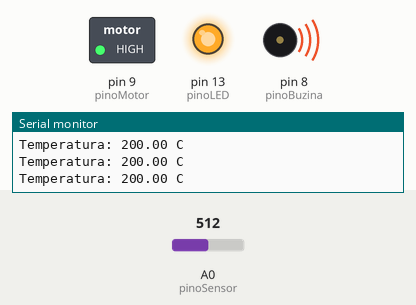
The sketch below on a simulated Arduino Uno, built with avr-gcc and run on an emulated ATmega328P. Parts: switched loads named in the sketch (green lamp = pin HIGH), output pins drawn as LEDs (lit = HIGH), buzzer (waves = sounding), the last lines printed to the serial monitor. The test bench sets the inputs (shaded band); at power-on: A0 (pinoSensor) = 512.

Above: at 1.3 s.
1.4 s: A0 (pinoSensor) set to 220
2.9 s: A0 (pinoSensor) set to 195
At 3.5 s:
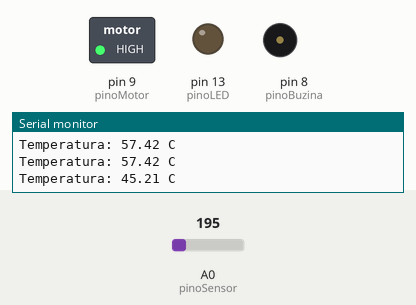
4.5 s: A0 (pinoSensor) set to 178
6.0 s: A0 (pinoSensor) set to 157
At 7.2 s:
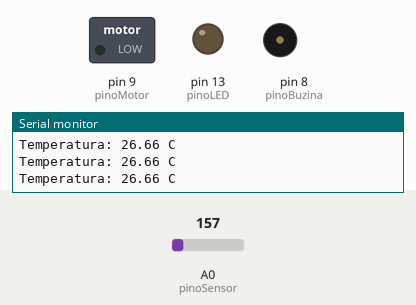
7.5 s: A0 (pinoSensor) set to 306
At 8.4 s:
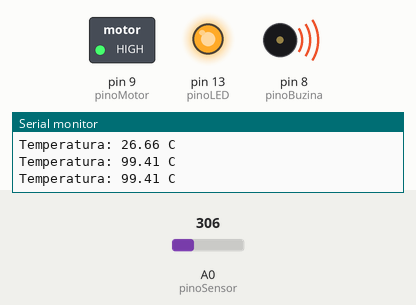
9.0 s: A0 (pinoSensor) set to 122
At 9.6 s:
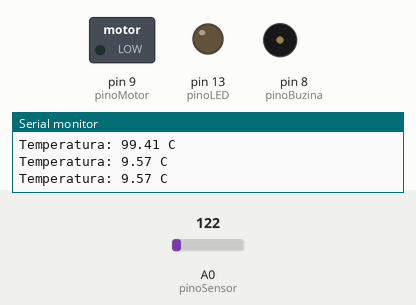
Timing chart, 0 to 11.5 s (numbered marks = the images above; inputs shaded):
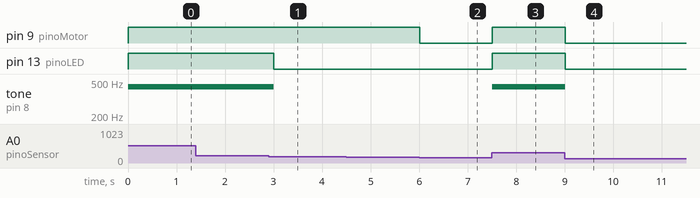

The sketch:

dio_primeiro_desafio_formacao_iot1.ino
```cpp
// Definição dos pinos
const int pinoSensor = A0;
const int pinoMotor = 9;
const int pinoLED = 13;
const int pinoBuzina = 8;

void setup() {
  pinMode(pinoMotor, OUTPUT);
  pinMode(pinoLED, OUTPUT);
  pinMode(pinoBuzina, OUTPUT);
  Serial.begin(9600); // Para monitorar a temperatura no computador
}

void loop() {
  // 1. Leitura da temperatura (conversão de voltagem para Celsius)
  int leituraADC = analogRead(pinoSensor);
  float voltagem = leituraADC * (5.0 / 1024.0);
  float temperaturaC = (voltagem - 0.5) * 100;

  // Exibe a temperatura no Monitor Serial
  Serial.print("Temperatura: ");
  Serial.print(temperaturaC);
  Serial.println(" C");

  // 2. Lógica do Ventilador (>= 30°C)
  if (temperaturaC >= 30) {
    digitalWrite(pinoMotor, HIGH);
  } else {
    digitalWrite(pinoMotor, LOW);
  }

  // 3. Lógica de Emergência (> 50°C)
  if (temperaturaC > 50) {
    digitalWrite(pinoLED, HIGH);
    tone(pinoBuzina, 440); // Toca uma nota de 440Hz
  } else {
    digitalWrite(pinoLED, LOW);
    noTone(pinoBuzina);    // Desliga o som
  }

  delay(500); // Pequena pausa para estabilidade
}
```

Measured:
- the behaviour switches between 205 and 204 on A0 (pinoSensor) (found by bisection; images 0 and 1)
- the behaviour switches between 164 and 163 on A0 (pinoSensor) (found by bisection; images 1 and 2)
- after the input at 2.9 s, pin 13 (pinoLED): HIGH → LOW after 0.11 s; tone on pin 8 (pinoBuzina): 440 Hz → silent after 0.11 s
- after the input at 6.0 s, pin 9 (pinoMotor): HIGH → LOW at once
- after the input at 7.5 s, pin 9 (pinoMotor), pin 13 (pinoLED): LOW → HIGH at once; tone on pin 8 (pinoBuzina): silent → 440 Hz at once
- after the input at 9.0 s, pin 9 (pinoMotor), pin 13 (pinoLED): HIGH → LOW at once; tone on pin 8 (pinoBuzina): 440 Hz → silent at once
